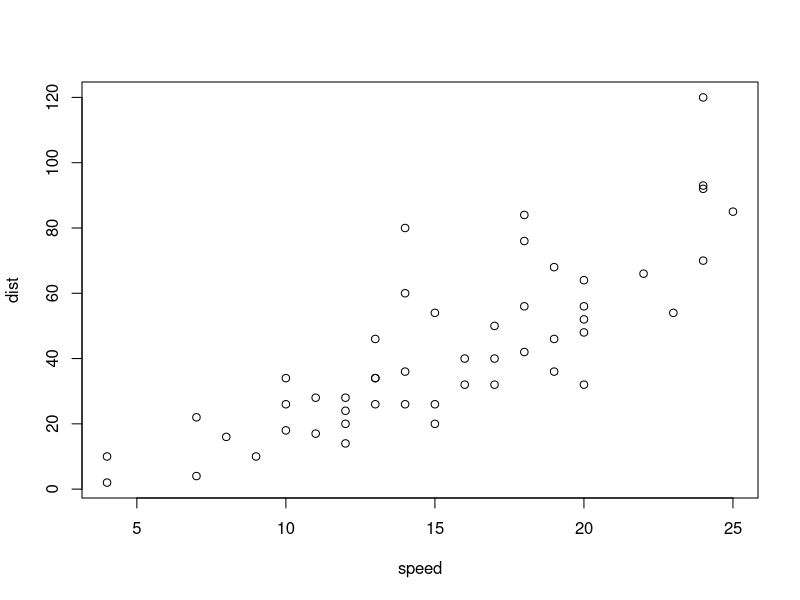
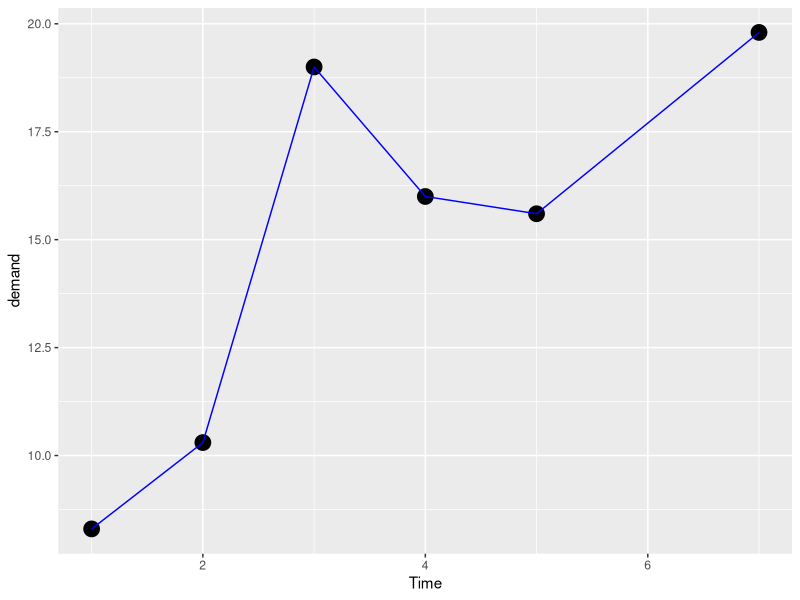
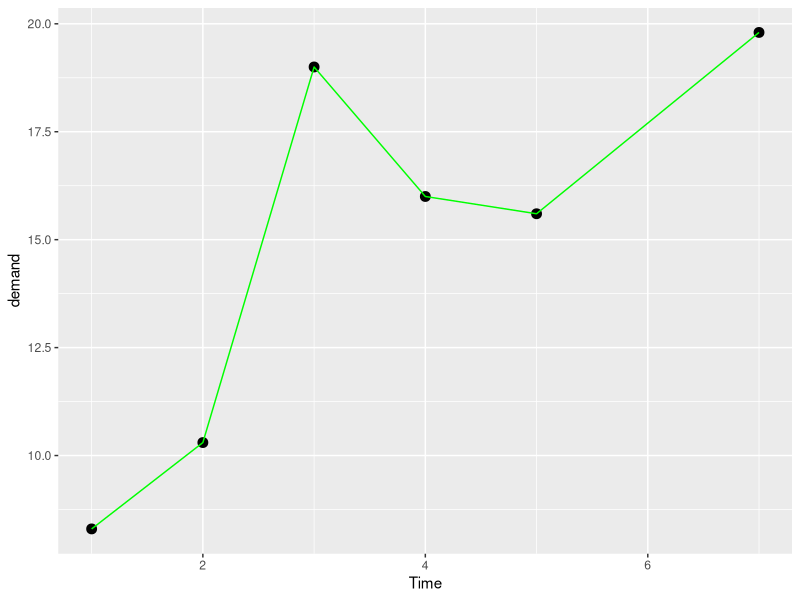
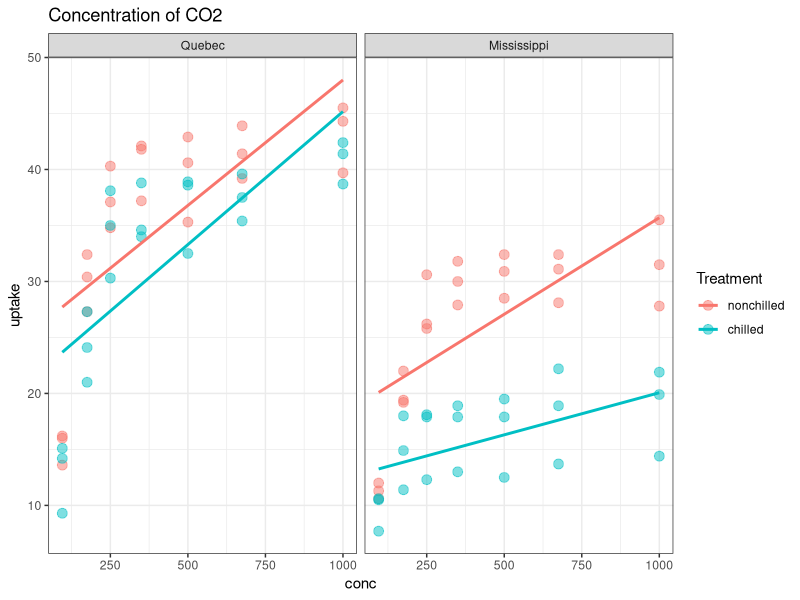
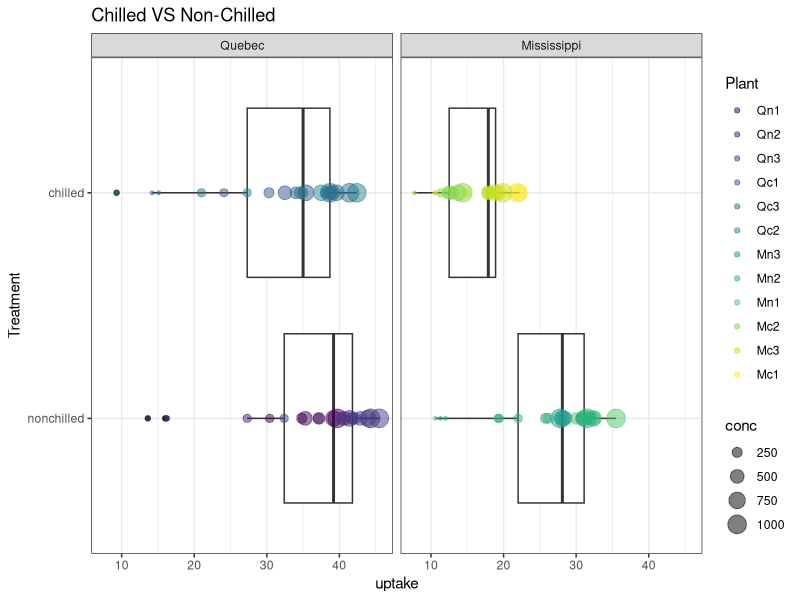
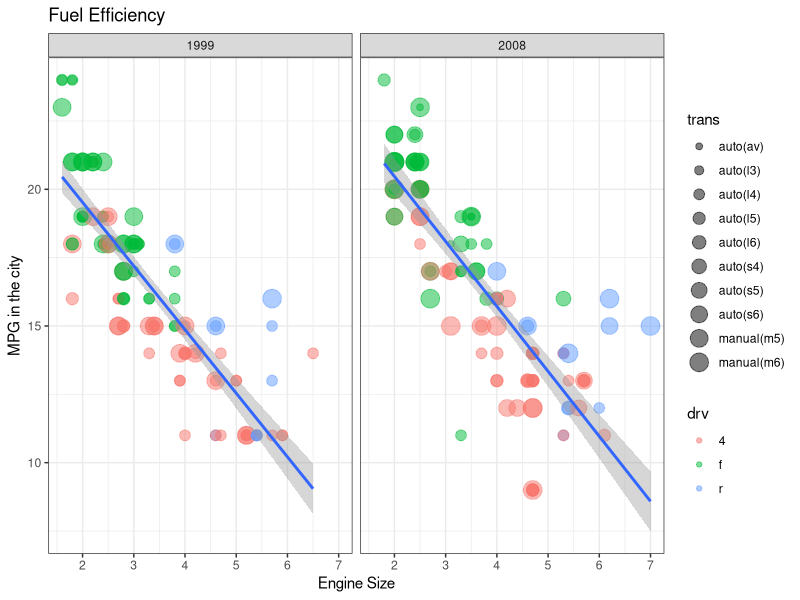

The R script that drew these images, in order:
## ---- chunk 1
plot(cars)
## ---- chunk 2
library(tidyverse) 
# loads the tidyverse library
library(ggplot2) 
# loads the ggplot2 package frim tidyverse library
data() 
# lists all the data sets built in R in new tab 
?BOD 
# data dictionary of BOD data set like description
#this gives info about BOD in the bottam right section
## ---- chunk 3
# plotting the graph
ggplot(data = BOD,
       # choosing BOD as data
       mapping = aes(x = Time, 
                     y = demand))+ 
  #setting x and y axes with time and demand respectively
  geom_point(size = 5) + 
  # adding points with size of 5
  geom_line(color = "blue")
# adds  color line to the points
# As time passes demand increases with slight decrease

## ---- chunk 4
# plotting the graph
# in the below command it didn't specify the data and mapping beacuse ggplot 
# it automatically takes first two arugments as data and mapping

ggplot(BOD, aes(Time, demand))+ 
  # Assigning directly the data set, x and y axes.
  geom_point(size = 3)+ 
  # adding points with size of 3
  geom_line(colour = "green") 
# adds  color line to the points
## ---- chunk 5

head(CO2)
# displays first few rows from the data set
CO2 %>% 
  #As we are using tidyverse package  we can use pipe operator
  # creates ggplot with co2 data set with pipe operator 
  # Create a scatter plot using ggplot
  ggplot(aes(conc,uptake, # ggplot()  X-axis  as conc and  Y-axis as uptake 
             colour = Treatment))+ 
  # color to Treatment
  # Add points to the scatter plot with specific aesthetics
  geom_point(size = 3, alpha = 0.5)+ 
  # with the size 3 and transparency 0.5 to the points in plot
  geom_smooth(method = lm, se = F)+ 
  # Add a trend line using linear regression (lm), excluding the confidence interval (se = FALSE)
  facet_wrap(~Type) + 
  # different panels are created for every plant depending on 'Type'
  labs(title = "Concentration of CO2")+ # title to graph
  theme_bw()
# setting the black and white theme
# It shows that as concentration of CO2 increases, CO2 uptake usually increases.
# Additionally, nonchilled plants exhibit higher uptake rates compared to chilled plants.
# This is evident from the partitioning of trend lines within each panel.
## ---- chunk 6

CO2 %>% # creates ggplot with co2 data set with pipe operator
  ggplot(aes(Treatment, uptake)) + 
  # ggplot() with aes() mapping takes the Treatment and uptake
  geom_boxplot()+ 
  # adds boxplot to the plot
  geom_point(alpha = 0.5, aes(size = conc, 
                              #adding points with transparency and conc to size 
                 colour = Plant))+ # color as per the plants
  facet_wrap(~Type)+ 
  # different panels according to Type
  #  Different plant types are visualized in separate panels.
  coord_flip()+
  # flips the plot
  # Flipping the coordinates makes it easier to compare uptake levels across treatments.
  theme_bw()+ 
  # black and white theme
  labs(title = "Chilled VS Non-Chilled") 
# adds the label
## ---- chunk 7

head(mpg)
# prints the first few rows

# ggplot visualization using the mpg dataset
mpg %>% 
  # uses mpg data set with pipe operator
  filter(cty<25) %>% 
  # Filters dataset to include only cars with city mpg (cty) less than 25
  ggplot(aes(displ, cty))+ 
  # ggplot() with aes() mapping takes x and y axes
  geom_point(aes(colour = drv, 
                 # adds the points with color 'drv'
                 size = trans),
             alpha = 0.5)+ 
  geom_smooth(method = lm)+
  # linear model method for trend
  facet_wrap(~year, nrow = 1)+ 
  # Create separate panels for each 'year' of the cars, arranged in a single row
  labs(x= "Engine Size", # x axis label
       y = "MPG in the city", # y axis label
       title = "Fuel Efficiency")+ # title for chart
  theme_bw()  
# black and white theme to chart
